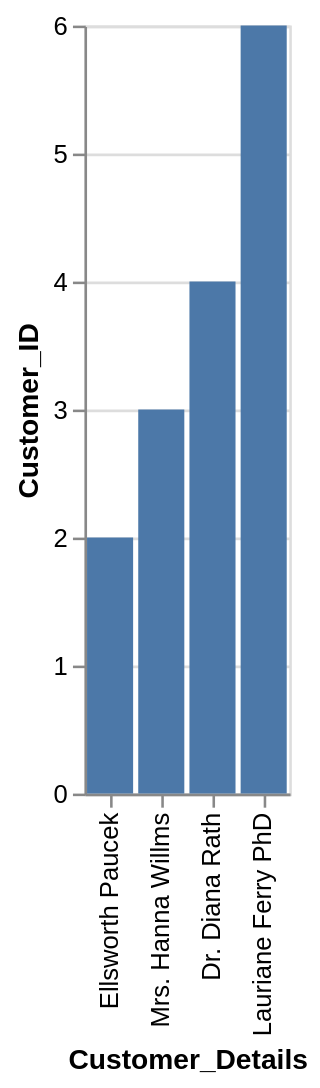

Here is the Vega-Lite specification saved for this chart:
### Vega-Lite specification from a JSON file in a GitHub repository (floating-point values rounded to 4 significant figures)
{"data": {"values": [{"x_data": "Ellsworth Paucek", "y_data": 2}, {"x_data": "Mrs. Hanna Willms", "y_data": 3}, {"x_data": "Dr. Diana Rath", "y_data": 4}, {"x_data": "Lauriane Ferry PhD", "y_data": 6}]}, "mark": "bar", "encoding": {"x": {"field": "x_data", "type": "nominal", "title": "Customer_Details", "sort": {"op": "sum", "field": "y_data", "order": "ascending"}}, "y": {"field": "y_data", "type": "quantitative", "title": "Customer_ID"}}}
